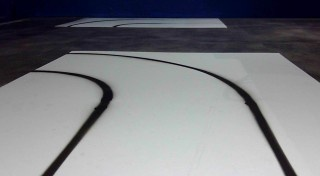
#> input picture ROI_Test/asset/test_img.jpg, 320 x 176 px, found by its file name
$ python 4_inRange.py
#> lines starting #> are read from the running program, lines starting #| are printed output that depends on the picture; after the words box and inside, x2 and y2 are one past the last pixel; in counts of white or black regions, pixels touching at a corner belong together
import cv2
import numpy as np
import math
width = 640
half_width = 320
height = 240

img = cv2.imread('./asset/test_img.jpg')
#> img is the input picture: shape (176, 320, 3); mean B, G, R 128.6, 123.8, 122.5
img_resize = cv2.resize(img, (width, height))
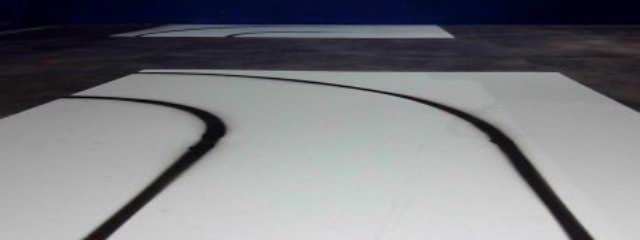
#> img_resize: shape (240, 640, 3); mean B, G, R 128.5, 123.7, 122.4
gray = cv2.cvtColor(img_resize, cv2.COLOR_BGR2GRAY)
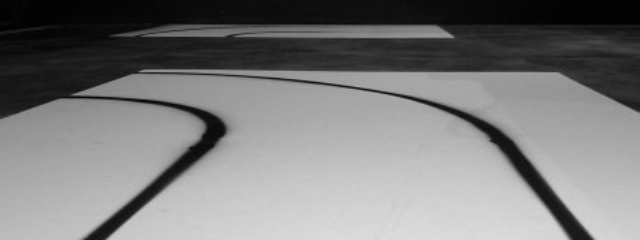
#> gray: shape (240, 640); min 1, max 221, mean 123.9
canny = cv2.Canny(img_resize, 100, 255)
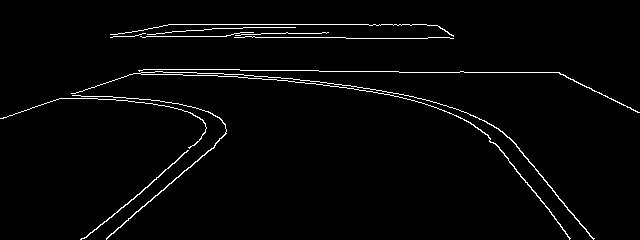
#> canny: shape (240, 640); 2.3% white in thin lines or dots

thres = 100
threshold = cv2.inRange(gray, 0, thres) # (이미지, 하한값, 상한값)
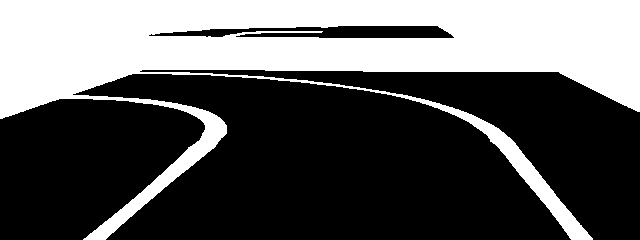
#> threshold: shape (240, 640); 35.9% white; 1 white region, box (x1, y1, x2, y2) and area: (0, 0, 640, 240) 55145
print(gray)
#> (printed output is left out)
cv2.imshow('img', img_resize)
cv2.imshow('gray', gray)
#cv2.imshow('canny', canny)
cv2.imshow('thres', threshold)

key = cv2.waitKey(1) & 0xFF
#> (key q is pressed here)
if key == ord("q"):
    message = "exit"

cv2.waitKey(0)
cv2.destroyAllWindows()
